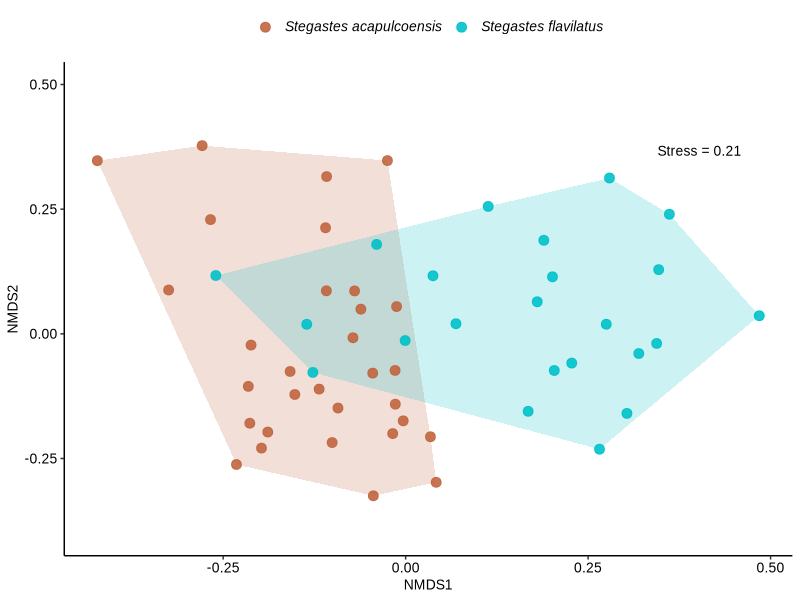
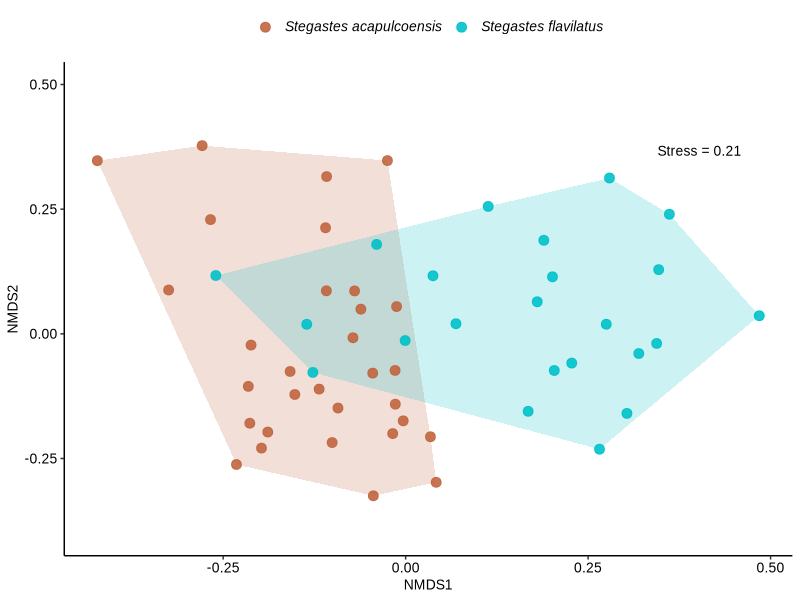

Write R code to recreate these figures, in order.
# --- Paquetes ---
library(vegan)
library(dplyr)
library(tidyr)
library(ggplot2)
library(tidytext) 

# Leer datos
items <- read.csv("items.csv", check.names = FALSE)

# Establecer factores y matrices 
items$Especie <- factor(items$Especie)
mat_items <- dplyr::select(items, -Estomago, -Especie)

# Asegurar proporciones por fila (suma = 1)
rs <- rowSums(mat_items, na.rm = TRUE)
if (any(abs(rs - 1) > 1e-6)) {
  warning("1")
  mat_items <- sweep(as.matrix(mat_items), 1, rs, "/")
  mat_items <- as.data.frame(mat_items)
}

# Transformación square root 
mat_sqrt <- sqrt(mat_items)

# PERMANOVA (Bray–Curtis, 9,999 permutaciones)
set.seed(123)
permanova <- adonis2(mat_sqrt ~ Especie,
                     data = items,
                     method = "bray",
                     permutations = 9999,
                     by = "terms")
print(permanova)

# nMDS (Bray–Curtis sobre square root) + CONVEX HULL
set.seed(123)
nmds <- metaMDS(mat_sqrt, distance = "bray", k = 2, trymax = 200, autotransform = FALSE)

# Coordenadas de sitios
scores_df <- as.data.frame(scores(nmds, display = "sites"))
scores_df$Especie <- items$Especie

# Asegurar niveles esperados (ajusta si tus etiquetas difieren)
items$Especie  <- factor(items$Especie, levels = c("S. acapulcoensis", "S. flavilatus"))
scores_df$Especie <- items$Especie  # mantener consistencia

# Paleta por especie (nombres DEBEN coincidir con los niveles del factor)
pal_especie <- c("S. acapulcoensis" = "#C16540",
                 "S. flavilatus"    = "#00C1C8")


# Convex hull por especie 
hull_df <- scores_df %>%
  dplyr::group_by(Especie) %>%
  dplyr::filter(dplyr::n() >= 3) %>%
  dplyr::slice(chull(NMDS1, NMDS2)) %>%
  dplyr::ungroup()

p_nmds_hull <- ggplot(scores_df, aes(x = NMDS1, y = NMDS2, color = Especie)) +
  # polígonos de convex hull
  geom_polygon(data = hull_df, aes(fill = Especie, group = Especie),
               alpha = 0.20, color = NA, show.legend = FALSE) +
  # puntos
  geom_point(size = 3, alpha = 0.9) +
  # Texto del stress en esquina superior derecha
  annotate("text",
           x = max(scores_df$NMDS1) * 0.95,
           y = max(scores_df$NMDS2) * 1,
           label = paste0("Stress = ", format(round(nmds$stress, 2), nsmall = 2)),
           hjust = 1, vjust = 1, size = 3.5, family = "Arial") +
  scale_color_manual(
    values = pal_especie,
    breaks = c("S. acapulcoensis", "S. flavilatus"),
    labels = c(expression(italic("Stegastes acapulcoensis")), 
               expression(italic("Stegastes flavilatus")))
  ) +
  scale_fill_manual(values = pal_especie) +
  theme_classic(base_family = "Arial") +
  labs(title = NULL,
       x = "NMDS1", y = "NMDS2") +
  scale_y_continuous(limits = c(-0.4, 0.5)) +
  guides(color = guide_legend(title = NULL)) +
  theme(
    legend.position = "top",
    text = element_text(size = 10, family = "Arial", color = "black"),
    axis.text = element_text(size = 10, family = "Arial", color = "black"),
    axis.title = element_text(size = 10, family = "Arial", color = "black"),
    legend.text = element_text(size = 10, family = "Arial", color = "black")
  )

print(p_nmds_hull)


# Guardar figura
ggsave(
  filename = "F:/Doctorado/TESIS version 3/capitulo 3.- dieta/figures/p_nmds_hull.tiff",
  plot = p_nmds_hull,
  device = "tiff",
  dpi = 500,
  compression = "lzw",
  width = 8, height = 8, units = "in"
)
